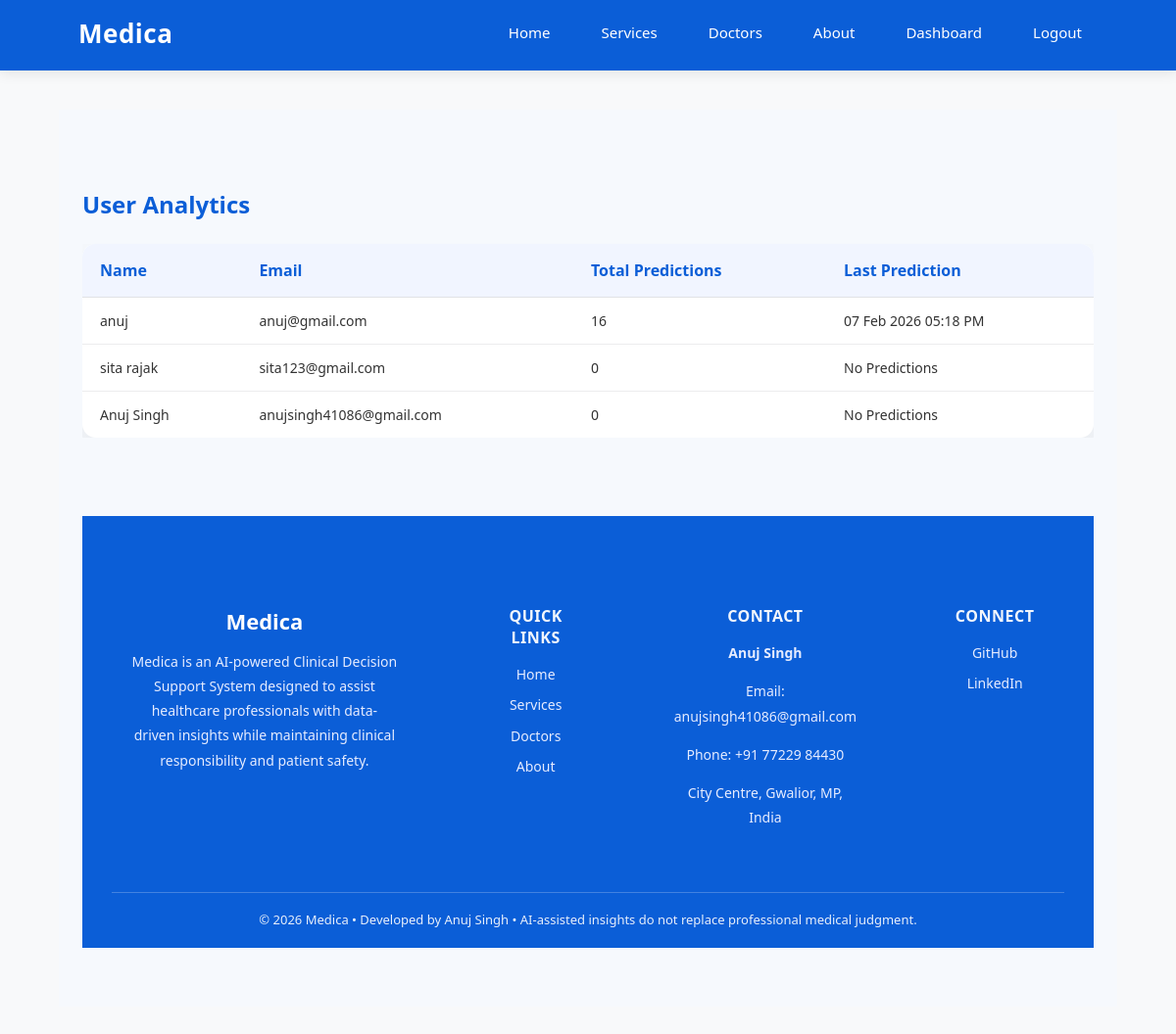
/admin/users (signed in), run on an earlier commit of the app's database.
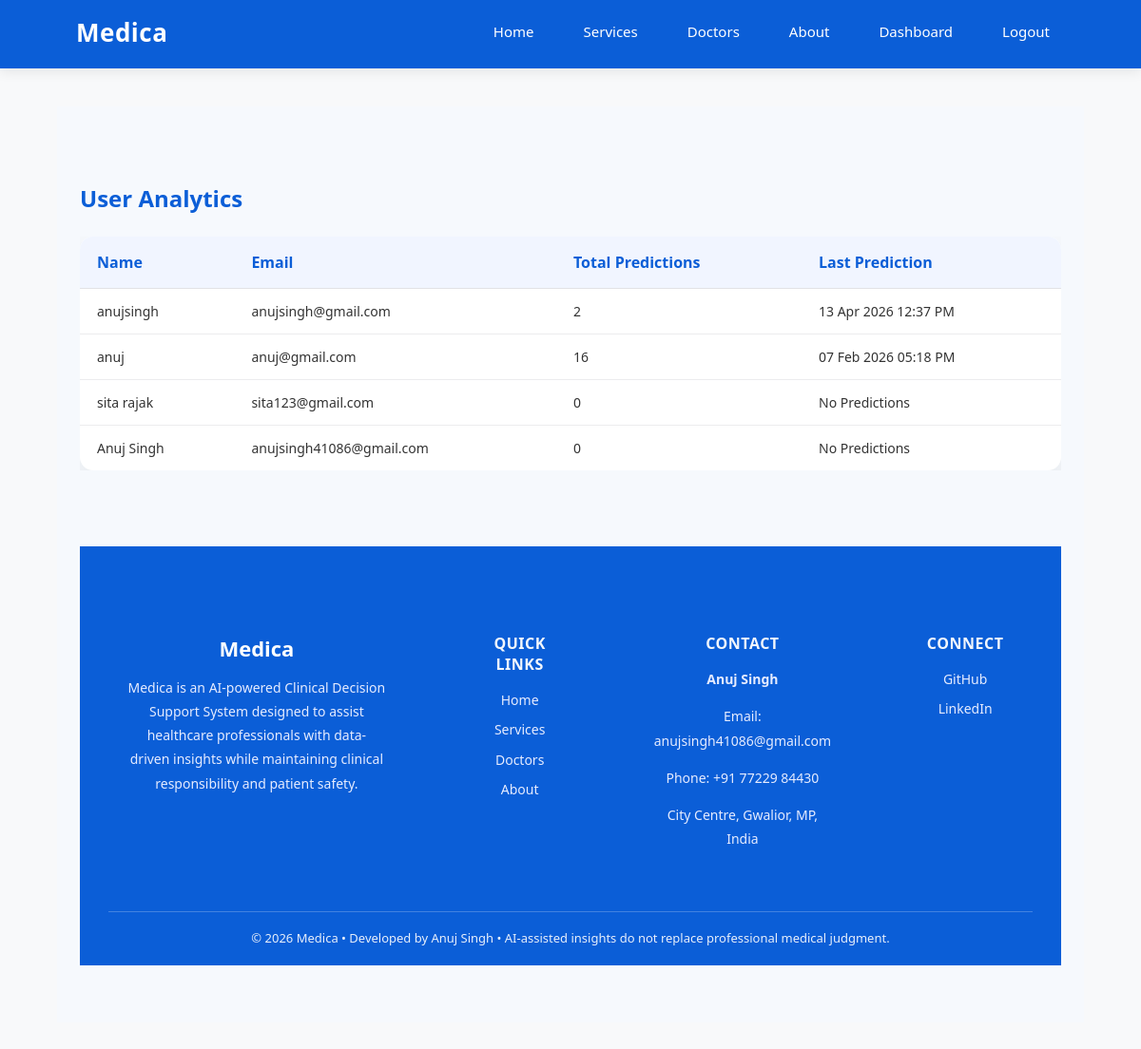
And on a later commit of the database.
### backend/models/user.py (models this page shows)
class User(db.Model):
    __tablename__ = "users"
    id = db.Column(db.Integer, primary_key=True)
    name = db.Column(db.String(100), nullable=False)
    email = db.Column(db.String(120), unique=True, nullable=False)
    password = db.Column(db.String(255), nullable=True)
    role = db.Column(db.String(20), nullable=False, default="user")
    phone = db.Column(db.String(20))
    alternate_email = db.Column(db.String(120))
    alternate_phone = db.Column(db.String(20))
    address = db.Column(db.Text)
    profile_image = db.Column(db.String(255))

### backend/routes/admin.py (the view)
@admin_bp.route("/users")
def users():
    if session.get("role") != "admin":
        return redirect(url_for("auth.login_choice"))
    users_data = (
        db.session.query(
            User.id,
            User.name,
            User.email,
            func.count(PredictionHistory.id).label("total_predictions"),
            func.max(PredictionHistory.created_at).label("last_prediction")
        )
        .outerjoin(
            PredictionHistory,
            PredictionHistory.user_id == User.id
        )
        .group_by(User.id)
        .order_by(func.max(PredictionHistory.created_at).desc())
        .all()
    )
    return render_template(
        "admin/users.html",
        users=users_data
    )

### frontend/templates/admin/users.html (shortened to what this page needs)
<!DOCTYPE html>
<html>
<head>
<link rel="stylesheet" href="/static/css/style.css">
</head>
<body>
{% include "layout/header.html" %}
<div class="admin-container">
<h2>User Analytics</h2>
<div class="table-wrapper">
  <table class="admin-table">
    <thead>
      <tr>
        <th>Name</th>
        <th>Email</th>
        <th>Total Predictions</th>
        <th>Last Prediction</th>
      </tr>
    </thead>
<tbody>
{% for user in users %}
<tr>
<td data-label="Name">{{ user.name }}</td>
<td data-label="Email">{{ user.email }}</td>
<td data-label="Total Predictions">
{{ user.total_predictions if user.total_predictions else 0 }}
</td>
<td data-label="Last Prediction">
{% if user.last_prediction %}
{{ user.last_prediction.strftime("%d %b %Y %I:%M %p") }}
{% else %}
No Predictions
{% endif %}
</td>
</tr>
{% endfor %}
</tbody>
  </table>
</div>
{% include "layout/footer.html" %}
</div>
</body>
</html>

### frontend/templates/layout/header.html (shortened to what this page needs)
<header class="main-header">
  <div class="header-container">
    <div class="logo">
      <a href="/">Medica</a>
    </div>
    <nav class="nav-links">
      <a href="/">Home</a>
      <a href="/services">Services</a>
      <a href="/doctors">Doctors</a>
      <a href="/about">About</a>
      {% if session.get("role") == "admin" %}
        <a href="/admin/dashboard">Dashboard</a>
        <a href="/auth/logout">Logout</a>
      {% elif session.get("role") == "user" %}
        <a href="/user/dashboard">Dashboard</a>
        <a href="/user/profile">Profile</a>
        <a href="/auth/logout">Logout</a>
      {% else %}
        <a href="/auth/login">Login</a>
      {% endif %}
    </nav>
  </div>
</header>

### frontend/templates/layout/footer.html (shortened to what this page needs)
<footer class="main-footer">
  <div class="footer-container">
    <div class="footer-brand">
      <h3>Medica</h3>
      <p>
        Medica is an AI-powered Clinical Decision Support System designed to
        assist healthcare professionals with data-driven insights while
        maintaining clinical responsibility and patient safety.
      </p>
    </div>
    <div class="footer-links">
      <h4>Quick Links</h4>
      <ul>
        <li><a href="/">Home</a></li>
        <li><a href="/services">Services</a></li>
        <li><a href="/doctors">Doctors</a></li>
        <li><a href="/about">About</a></li>
      </ul>
    </div>
    <div class="footer-contact">
      <h4>Contact</h4>
      <p class="name">Anuj Singh</p>
      <p>Email: anujsingh41086@gmail.com</p>
      <p>Phone: +91 77229 84430</p>
      <p>City Centre, Gwalior, MP, India</p>
    </div>
    <div class="footer-social">
      <h4>Connect</h4>
      <a href="https://github.com/Anuj-1423" target="_blank">GitHub</a>
      <a href="https://www.linkedin.com/in/anujsinghds/" target="_blank">LinkedIn</a>
    </div>
  </div>
  <div class="footer-bottom">
    © 2026 Medica • Developed by Anuj Singh •
    AI-assisted insights do not replace professional medical judgment.
  </div>
</footer>

### frontend/static/css/style.css (style rules this page uses)
* { box-sizing: border-box; }
html, body { overflow-x: hidden; }
body { margin: 0; font-family: "Segoe UI", Arial, sans-serif; background: #f8f9fa; color: #222; }
a { text-decoration: none; color: #0b5ed7; }
header { display: flex; justify-content: center; align-items: center; height: 64px; background: #0b5ed7; position: sticky; top: 0; z-index: 50; box-shadow: 0 1px 10px rgba(0, 0, 0, 0.1); }
.header-container { display: flex; align-items: center; justify-content: space-between; width: min(1200px, 96%); margin: 0 auto; }
.logo { flex: 0 0 auto; min-width: 0; }
.logo a { display: inline-block; white-space: nowrap; overflow: hidden; text-overflow: ellipsis; }
.nav-links { display: flex; align-items: center; gap: 22px; flex: 1 1 auto; justify-content: flex-end; min-width: 0; padding-right: 16px; }
header .logo { min-width: 0; }
header .logo a { display: inline-block; white-space: nowrap; overflow: hidden; text-overflow: ellipsis; }
header nav a { color: #ffffff; text-decoration: none; margin-left: 26px; font-size: 15px; font-weight: 500; }
.nav-links { display: flex; }
footer { background: #0b5ed7; color: white; padding: 30px; text-align: center; margin-top: 60px; }
.footer-container { display: flex; justify-content: space-between; max-width: 1200px; margin: 0 auto; }
.footer-brand, .footer-links, .footer-contact, .footer-social { flex: 1; margin: 0 20px; }
.footer-links ul { list-style: none; padding: 0; }
.footer-links a { color: white; text-decoration: none; }
.footer-bottom { margin-top: 20px; border-top: 1px solid rgba(255,255,255,0.2); padding-top: 10px; }
footer { margin-top: 80px; padding: 18px; background: #0b5ed7; color: #ffffff; text-align: center; font-size: 14px; }
.admin-container { width:90%; max-width:1200px; margin:40px auto; }
.admin-table { width:100%; border-collapse:collapse; background:white; box-shadow:0 10px 30px rgba(0,0,0,0.05); border-radius:10px; overflow:hidden; }
.admin-table th { background:#0b5ed7; color:white; padding:14px; text-align:left; }
.admin-table td { padding:12px; border-bottom:1px solid #eee; }
.main-header { height: 64px; background: #0b5ed7; display: flex; align-items: center; justify-content: space-between; padding: 0 40px; box-shadow: 0 2px 10px rgba(0,0,0,0.1); }
.main-footer { background: #0b5ed7; color: #ffffff; padding: 70px 30px 20px; font-family: "Segoe UI", sans-serif; }
.footer-container { max-width: 1200px; margin: auto; display: grid; grid-template-columns: 2.2fr 1fr 1.6fr 1fr; gap: 50px; }
.main-footer h3 { font-size: 22px; margin-bottom: 14px; }
.main-footer h4 { font-size: 16px; margin-bottom: 14px; text-transform: uppercase; letter-spacing: 0.5px; opacity: 0.95; }
.footer-brand p { font-size: 14px; line-height: 1.8; max-width: 360px; color: #e6ecff; }
.footer-contact p, .footer-links a, .footer-social a { font-size: 14px; line-height: 1.8; color: #e6ecff; }
.footer-contact .name { font-weight: 600; margin-bottom: 6px; }
.footer-links li { margin-bottom: 6px; }
.main-footer a { text-decoration: none; }
.footer-social a { display: block; margin-bottom: 6px; }
.footer-bottom { margin-top: 50px; padding-top: 18px; border-top: 1px solid rgba(255,255,255,0.25); text-align: center; font-size: 13px; opacity: 0.9; }
.main-header { background: #0b5ed7; height: 72px; display: flex; align-items: center; box-shadow: 0 4px 12px rgba(0,0,0,0.08); position: relative; }
.header-container { width: 100%; max-width: 1300px; margin: 0 auto; padding: 0 40px; display: flex; align-items: center; justify-content: space-between; }
.logo a { font-size: 26px; font-weight: 700; color: #ffffff; text-decoration: none; letter-spacing: 0.5px; }
.nav-links { display: flex; align-items: center; gap: 26px; }
.nav-links a { color: #ffffff; text-decoration: none; font-size: 15px; font-weight: 500; padding-bottom: 4px; border-bottom: 2px solid transparent; transition: all 0.2s ease; }

What changed in the data, as far as the page shows it:
added User: name "anujsingh", email "anujsingh@gmail.com", total_predictions "2", last_prediction "13 Apr 2026 12:37 PM"
